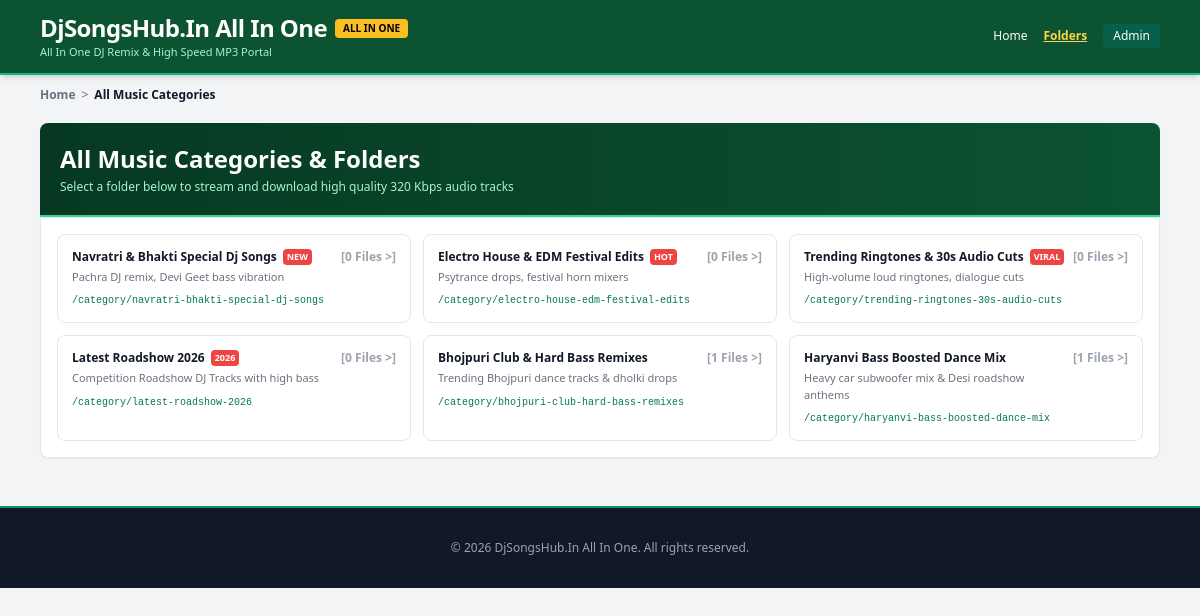
The app's page /category.php with its own data.
### tables this page shows
CREATE TABLE categories (
    id INT AUTO_INCREMENT PRIMARY KEY,
    name VARCHAR(120) NOT NULL,
    slug VARCHAR(150) NOT NULL UNIQUE,
    description TEXT NULL,
    badge VARCHAR(30) DEFAULT NULL,
    is_new TINYINT(1) DEFAULT 0,
    created_at TIMESTAMP DEFAULT CURRENT_TIMESTAMP,
    INDEX idx_cat_slug (slug)
);

### config/db.php (called while the page is built, shortened)
<?php
function e(string|null $value): string {
    return htmlspecialchars($value ?? '', ENT_QUOTES | ENT_SUBSTITUTE, 'UTF-8');
}

### category.php (the view, shortened to what this page needs)
<?php
require_once __DIR__ . '/config/db.php';
$pdo = Database::getConnection();
$settingsStmt = $pdo->query("SELECT setting_key, setting_value FROM site_settings");
$settings = $settingsStmt->fetchAll(PDO::FETCH_KEY_PAIR);
$rawSlug = $_GET['slug'] ?? '';
$slug = is_string($rawSlug) ? trim($rawSlug) : '';
if ($slug === '') {
    $allCatsStmt = $pdo->query("SELECT c.*, COUNT(s.id) AS song_count
                                FROM categories c
                                LEFT JOIN songs s ON c.id = s.category_id
                                GROUP BY c.id
                                ORDER BY c.id ASC");
    $allCategories = $allCatsStmt->fetchAll();
?>
<!DOCTYPE html>
<html lang="en">
<head>
    <script src="https://cdn.tailwindcss.com"></script>
</head>
<body class="bg-gray-100 text-gray-800 font-sans antialiased pb-24">
    <header class="bg-[#0b5331] text-white shadow-md border-b-2 border-emerald-500">
        <div class="max-w-6xl mx-auto px-4 py-3 flex flex-wrap items-center justify-between gap-3">
            <div>
                <a href="<?= SITE_URL ?>" class="flex items-center gap-2">
                    <span class="text-2xl font-black tracking-tight text-white"><?= e($settings['site_name'] ?? 'DjSongsHub.In All In One') ?></span>
                    <span class="bg-amber-400 text-black text-[10px] font-extrabold px-2 py-0.5 rounded uppercase">ALL IN ONE</span>
                </a>
                <p class="text-[11px] text-emerald-200"><?= e($settings['site_subtitle'] ?? 'All In One DJ Remix & High Speed MP3 Portal') ?></p>
            </div>
            <nav class="flex items-center gap-4 text-xs font-medium">
                <a href="<?= SITE_URL ?>" class="hover:text-emerald-300">Home</a>
                <a href="<?= SITE_URL ?>/category.php" class="text-amber-300 font-bold underline">Folders</a>
                <a href="<?= SITE_URL ?>/admin/login.php" class="bg-emerald-800 px-2.5 py-1 rounded text-white hover:bg-emerald-700">Admin</a>
            </nav>
        </div>
    </header>
    <div class="max-w-6xl mx-auto px-4 py-3 text-xs text-gray-500 flex items-center gap-1.5">
        <a href="<?= SITE_URL ?>" class="hover:text-emerald-700 font-semibold">Home</a>
        <span>&gt;</span>
        <span class="text-gray-900 font-bold">All Music Categories</span>
    </div>
    <main class="max-w-6xl mx-auto px-4 mt-2">
        <div class="bg-gradient-to-r from-[#073922] to-[#0b5331] text-white rounded-t-lg p-5 shadow-sm border-b-2 border-emerald-400">
            <h1 class="text-xl md:text-2xl font-black">All Music Categories &amp; Folders</h1>
            <p class="text-xs text-emerald-200 mt-1">Select a folder below to stream and download high quality 320 Kbps audio tracks</p>
        </div>
        <div class="bg-white p-4 rounded-b-lg border border-gray-200 shadow-sm grid grid-cols-1 sm:grid-cols-2 lg:grid-cols-3 gap-3">
            <?php foreach ($allCategories as $cat): ?>
            <a href="<?= SITE_URL ?>/category.php?slug=<?= urlencode($cat['slug']) ?>" class="p-3.5 rounded-lg border border-gray-200 hover:border-emerald-500 hover:bg-emerald-50/50 transition group flex items-start justify-between">
                <div>
                    <h2 class="text-xs font-bold text-gray-900 group-hover:text-emerald-800 flex items-center gap-1.5">
                        <?= e($cat['name']) ?>
                        <?php if (!empty($cat['badge'])): ?>
                            <span class="bg-red-500 text-white text-[9px] px-1 py-0.2 rounded font-black"><?= e($cat['badge']) ?></span>
                        <?php endif; ?>
                    </h2>
                    <p class="text-[11px] text-gray-500 mt-1 line-clamp-2"><?= e($cat['description'] ?? 'Exclusive DJ remix songs & tracks.') ?></p>
                    <span class="text-[10px] text-emerald-700 font-mono mt-2 block">/category/<?= e($cat['slug']) ?></span>
                </div>
                <span class="text-xs font-bold text-gray-400 group-hover:text-emerald-700 shrink-0 ml-2">[<?= (int)$cat['song_count'] ?> Files &gt;]</span>
            </a>
            <?php endforeach; ?>
        </div>
    </main>
    <footer class="bg-gray-900 text-gray-400 text-xs py-8 mt-12 border-t-2 border-emerald-600 text-center">
        <p>&copy; <?= date('Y') ?> <?= e($settings['site_name'] ?? 'DjSongsHub.In All In One') ?>. All rights reserved.</p>
    </footer>
</body>
</html>
<?php
    exit;
}
?>

### records on screen
categories: name "Navratri & Bhakti Special Dj Songs", badge "NEW", description "Pachra DJ remix, Devi Geet bass vibration", slug "navratri-bhakti-special-dj-songs", song_count "0"
categories: name "Electro House & EDM Festival Edits", badge "HOT", description "Psytrance drops, festival horn mixers", slug "electro-house-edm-festival-edits", song_count "0"
categories: name "Trending Ringtones & 30s Audio Cuts", badge "VIRAL", description "High-volume loud ringtones, dialogue cuts", slug "trending-ringtones-30s-audio-cuts", song_count "0"
categories: name "Latest Roadshow 2026", badge "2026", description "Competition Roadshow DJ Tracks with high bass", slug "latest-roadshow-2026", song_count "0"
categories: name "Bhojpuri Club & Hard Bass Remixes", description "Trending Bhojpuri dance tracks & dholki drops", slug "bhojpuri-club-hard-bass-remixes", song_count "1"
categories: name "Haryanvi Bass Boosted Dance Mix", description "Heavy car subwoofer mix & Desi roadshow anthems", slug "haryanvi-bass-boosted-dance-mix", song_count "1"

### other values on screen
$settings['site_name'] "DjSongsHub.In All In One"
$settings['site_subtitle'] "All In One DJ Remix & High Speed MP3 Portal"
